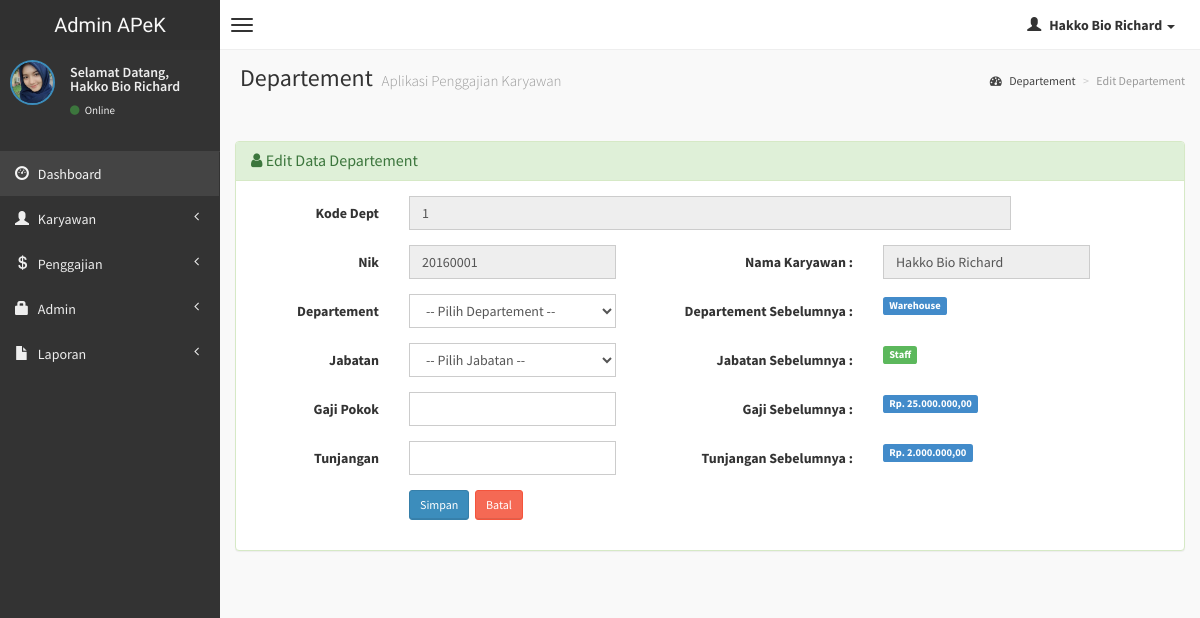
Before: /admin/edit-departement.php?hal=edit&kd_dept=1 (signed in) with the older database file.
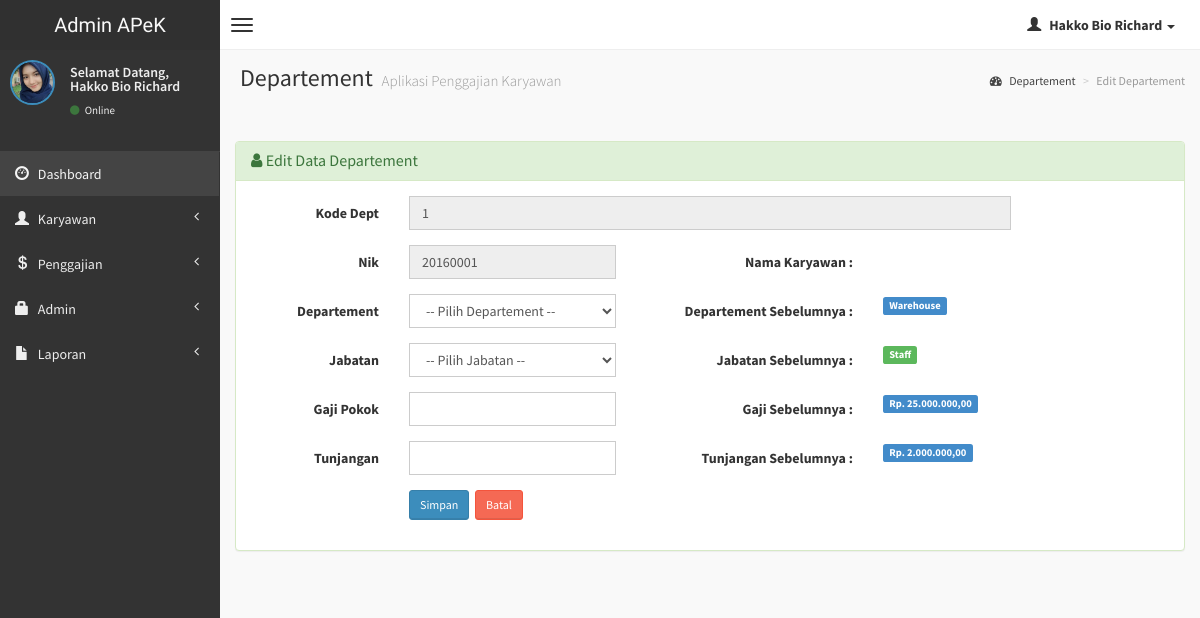
After: the same page with the newer database file.
### tables this page shows
CREATE TABLE `karyawan` (
  `nik` varchar(10) NOT NULL,
  `departemen` varchar(20) NOT NULL,
  `nama` varchar(50) NOT NULL,
  `alamat` varchar(150) NOT NULL,
  `gender` tinyint(1) NOT NULL,
  `no_hp` varchar(15) NOT NULL,
  `status` enum('tetap','kontrak','magang','outsource') NOT NULL,
  `gaji_pokok` int(225) NOT NULL,
  `tunjangan` int(225) NOT NULL
);

### admin/edit-departement.php (the view, shortened to what the changed rows need)
<?php
if (empty($_SESSION['username'])){
	header('location:../index.php');
} else {
?>
<!DOCTYPE html>
<html>
    <head>
        <link href="../dist/css/bootstrap.css" rel="stylesheet" type="text/css" />
        <link href="//cdnjs.cloudflare.com/ajax/libs/font-awesome/4.1.0/css/font-awesome.min.css" rel="stylesheet" type="text/css" />
        <link href="//code.ionicframework.com/ionicons/1.5.2/css/ionicons.min.css" rel="stylesheet" type="text/css" />
        <link href="../css/morris/morris.css" rel="stylesheet" type="text/css" />
        <link href="../css/jvectormap/jquery-jvectormap-1.2.2.css" rel="stylesheet" type="text/css" />
        <link href="../css/datepicker/datepicker3.css" rel="stylesheet" type="text/css" />
        <link href="../css/daterangepicker/daterangepicker-bs3.css" rel="stylesheet" type="text/css" />
        <link href="../css/bootstrap-wysihtml5/bootstrap3-wysihtml5.min.css" rel="stylesheet" type="text/css" />
        <link href="../css/AdminLTE.css" rel="stylesheet" type="text/css" />
        <link rel="stylesheet" href="datatables/dataTables.bootstrap.css"/>
    </head>
    <body class="skin-black">
<?php } ?>
        <div class="wrapper row-offcanvas row-offcanvas-left">
            <aside class="right-side">
                <section class="content-header">
                    <h1>
                        Departement
                        <small>Aplikasi Penggajian Karyawan</small>
                    </h1>
                </section>
                <section class="content">
                <?php
            $kd = $_GET['kd_dept'];
			$sql = mysqli_query($koneksi, "SELECT * FROM departemen WHERE kd_dept='$kd'");
			if(mysqli_num_rows($sql) == 0){
				header("Location: department.php");
			}else{
				$row = mysqli_fetch_assoc($sql);
			}
			?>
                    <br />
                    <div class="row">
                        <div class="col-lg-12">
                        <div class="panel panel-success">
                        <div class="panel-body">
                  <div class="form-panel">
                      <form class="form-horizontal style-form" action="" method="post" enctype="multipart/form-data" name="form1" id="form1">
                          <div class="form-group">
                              <input name="nik" type="text" id="nik" value="<?php echo $row['nik']; $coba = $row['nik']; ?>" class="form-control" autofocus="on" readonly="readonly" />
                              <?php
                              $nik = $coba;
                              $query1="SELECT * FROM  karyawan where nik='$nik'";
                              $tampil=mysqli_query($koneksi, $query1) or die(mysqli_error());
                              while($data=mysqli_fetch_array($tampil))
                              { ?>
                              <div class="col-sm-3">
                              <input name="" type="text" id="" value="<?php echo $data['nama']; ?>" class="form-control" autofocus="on" readonly="readonly" />
                              </div>
                              <?php } ?>
                          </div>
                      </form>
                  </div>
                  </div>
                  </div>
          		</div>
                    </div>
                </section>
            </aside>
        </div>
    </body>
</html>

Changed rows visible on the page:
removed karyawan: nama "Hakko Bio Richard"
